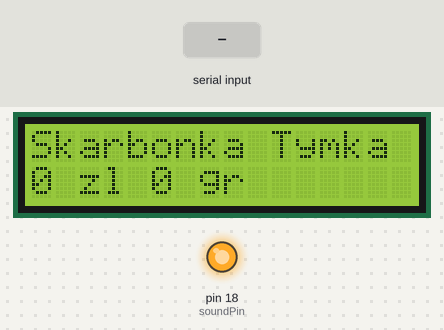
Simulated run of this sketch. Board: Arduino Uno, built for the host (arithmetic inside an expression is 32-bit, double 64-bit). Parts: 16×2 character LCD, output pins drawn as LEDs (lit = HIGH). The test bench sets the inputs (shaded band). What the sketch prints to the serial monitor is not drawn.

Above: at 1.2 s.
1.3 s: "1" received over the second serial link
At 1.8 s:
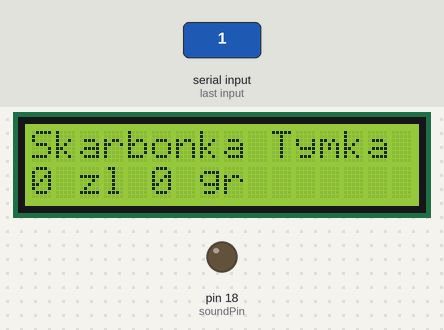
3.5 s: "0" received over the second serial link
At 4.7 s:
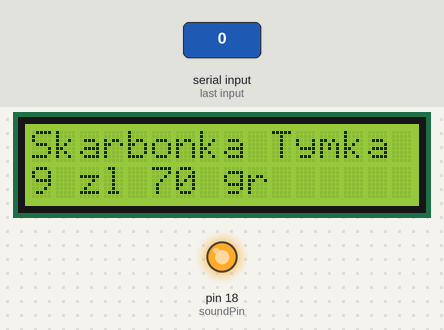
5.7 s: "2" received over the second serial link
At 7.7 s:
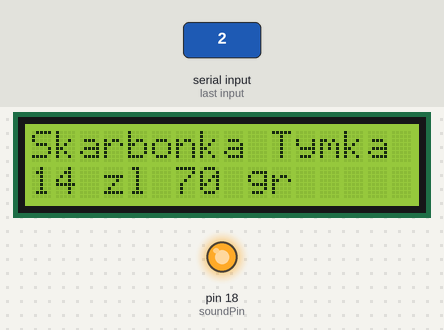
Timing chart, 0 to 9.2 s (numbered marks = the images above; inputs shaded):
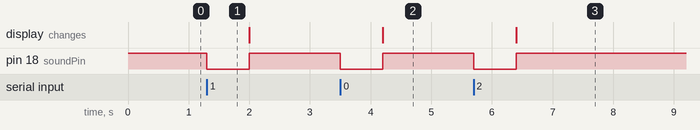

Measured:
- after the input at 1.3 s, pin 18 (soundPin): HIGH → LOW at once, → HIGH 0.70 s later
- after the input at 3.5 s, pin 18 (soundPin): HIGH → LOW at once, → HIGH 0.70 s later; the display: changes after 0.70 s (image 2)
- after the input at 5.7 s, pin 18 (soundPin): HIGH → LOW at once, → HIGH 0.70 s later; the display: changes after 0.70 s (image 3)

The sketch:

coin.ino
```cpp
// include the library code:
#include <LiquidCrystal.h>

// initialize the library with the numbers of the interface pins
LiquidCrystal lcd(12, 11, 5, 4, 3, 2);

// This line defines a "Uart" object to access the serial port
HardwareSerial Uart = HardwareSerial();

double total = 0;

int soundPin = 18;

void setup()
{
  Serial.begin(9600); //USB
  Uart.begin(4800);

  pinMode(soundPin, OUTPUT);
  digitalWrite(soundPin, HIGH);

  // set up the LCD's number of columns and rows:
  lcd.begin(16, 2);
  // Print a message to the LCD.
  lcd.print("Skarbonka Tymka");
}

void loop()
{
  int incomingByte;
  if (Uart.available() > 0) {

    digitalWrite(soundPin, LOW);
    delay(700);
    digitalWrite(soundPin, HIGH);

    incomingByte = Uart.read();
    Serial.print("UART received: ");
    Serial.println(incomingByte, DEC);
    total = total + incomingByte * 0.1;
  }

  // set the cursor to column 0, line 1
  lcd.setCursor(0, 1);
  // print the number of seconds since reset:
  int aInt = floor(total);
  int aDec = int(total * 100) % 100;
  lcd.print(aInt);
  lcd.print(" zl ");
  lcd.print(aDec);
  lcd.print(" gr ");
}
```
